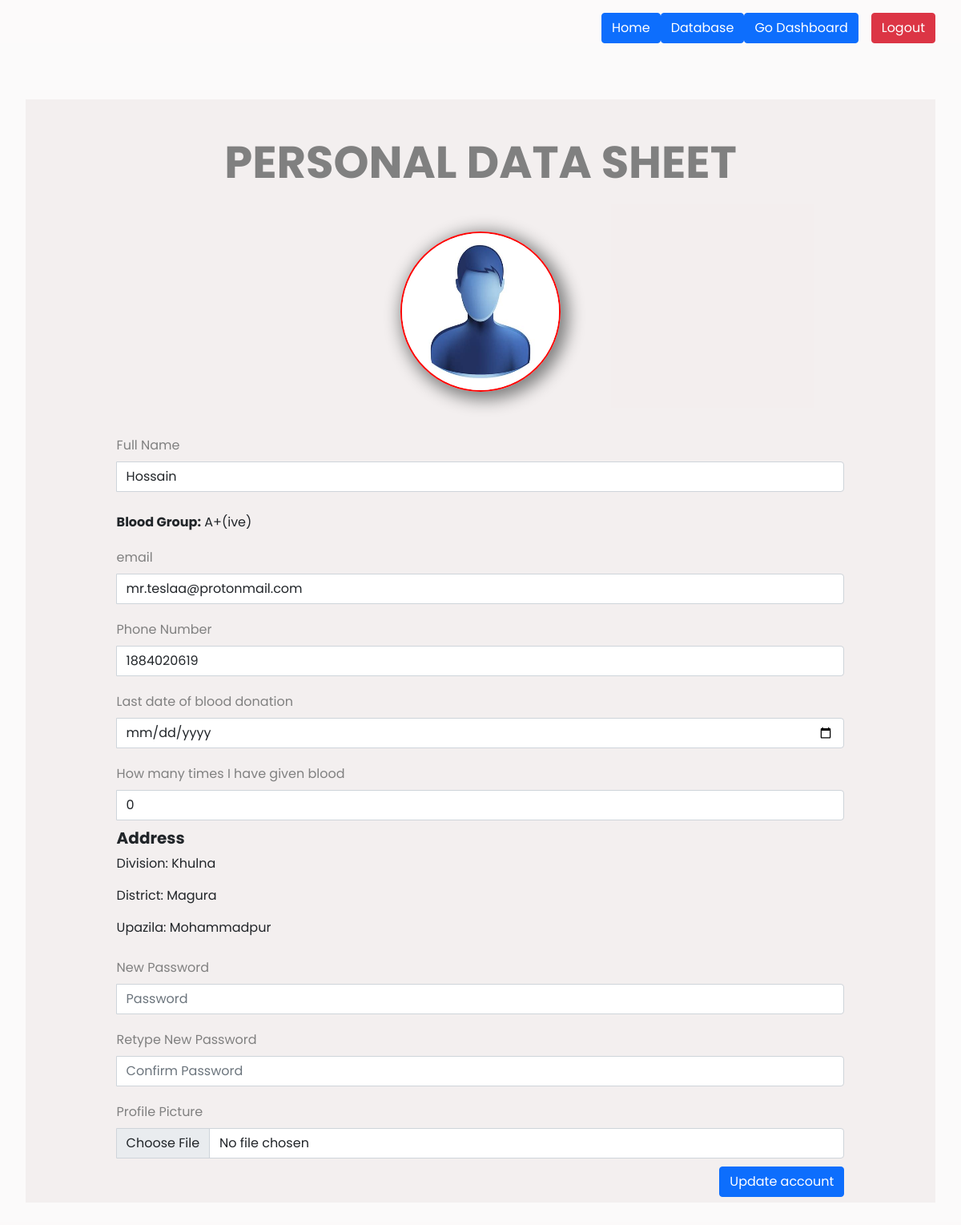
Page /dashboard/profile/edit (signed in) on the committed database.
### bloodbank/models.py (models this page shows, shortened)
class User(db.Model, UserMixin):
    id = db.Column(db.Integer, primary_key=True)
    name = db.Column(db.String(20), nullable=False)
    username = db.Column(db.String(20))
    mobile = db.Column(db.String(20), unique=True, nullable=False)
    email = db.Column(db.String(120), unique=True, nullable=False)
    lastdate = db.Column(db.DateTime, default=datetime.utcnow)
    numberofdonation = db.Column(db.String(1000))
    image_file = db.Column(db.String(20), nullable=False, default='default.png')
    password = db.Column(db.String(60), nullable=False)
    bloodgroup = db.Column(db.String(20), nullable=False)
    division = db.Column(db.String(20), nullable=False)
    district = db.Column(db.String(20), nullable=False)
    upazila = db.Column(db.String(20), nullable=False)

### bloodbank/routes.py (the view)
@app.route('/dashboard/profile/edit', methods=['GET', 'POST'])
@login_required
def editprofile():
    form=editprofileForm()
    if form.validate_on_submit():
        if form.picture.data:
            profile_picture = save_profile_picture(form.picture.data)
            current_user.image_file = profile_picture
        current_user.name = form.name.data
        current_user.email = form.email.data
        current_user.mobile = form.mobile.data
        current_user.lastdate = form.lastdate.data
        current_user.numberofdonation = form.numberofdonation.data
        db.session.commit()
        flash('Your account has been updated!', 'success')
        return redirect(url_for('dashboard'))
    elif request.method == 'GET':
        form.name.data = current_user.name
        form.email.data = current_user.email
        form.mobile.data = current_user.mobile
        form.lastdate.data = current_user.lastdate
        form.numberofdonation.data = current_user.numberofdonation
    image_file = url_for('static', filename='profile_pics/' + current_user.image_file)
    return render_template('editprofile.html', image_file=image_file, form=form)

### bloodbank/forms.py
class editprofileForm(FlaskForm):
    name = StringField( 'Full Name' )
    email = StringField(
        'Email',
        validators = [ Email() ]
    )
    mobile = IntegerField( 'Phone Number' )
    lastdate = DateField('Last date of blood donation', format='%Y-%m-%d')
    numberofdonation = IntegerField( 'How many times I have given blood' )
    password = PasswordField( 'New Password' )
    confirm_password = PasswordField(
        'Retype New Password',
        validators = [ EqualTo('password') ]
    )
    picture = FileField(
        'Profile Picture',
        validators = [ FileAllowed(['png','jpeg','jpg']) ]
    )
    submit = SubmitField('Update account')

### bloodbank/models.py (called while the page is built)
@login_manager.user_loader
def load_user(user_id):
    return User.query.get(int(user_id))

### bloodbank/templates/editprofile.html (shortened to what this page needs)
{% extends 'root.html' %}
{% block body %}
    <div class="container d-flex flex-row-reverse mt-3">
        <a class="btn btn-danger ms-3" href="{{ url_for('logout') }}"> Logout </a>
        <a class="btn btn-primary" href="{{ url_for('dashboard') }}"> Go Dashboard </a>
        <a class="btn btn-primary" href="{{ url_for('demoDB') }}"> Database </a>
        <a class="btn btn-primary" href="{{ url_for('index') }}"> Home </a>
    </div>
    <div class="personal_information">
        <div class="container">
            <div class="personal_details">
                <div class="p_heading">
                    <h1>PERSONAL DATA SHEET</h1>
                </div>
                <div class="personal_img">
                    <img src="{{ image_file }}" alt="personal image">
                </div>
                <div class="details">
                    <form method="POST" action="" enctype="multipart/form-data">
                        <div class="form-group input-group">
                            {{ form.name.label(class="form-label", style="margin-left: 0;") }}
                            {% if form.name.errors %}
                                {{ form.name(class="form-control text-capitalize is-invalid", placeholder="Full Name") }}
                                <div class="invalid-feedback">
                                    {% for error in form.name.errors %}
                                        <span>{{ error }}</span>
                                    {% endfor %}
                                </div>
                            {% else %}
                                {{ form.name(class="form-control text-capitalize", placeholder="Full Name") }}
                            {% endif %}
                        </div>
                        <div class="form-group input-group">
                            <p class="text-dark mt-3" style="margin-bottom: 0;"> <b>Blood Group:</b> {{ current_user.bloodgroup }} </p>
                        </div>
                        <div class="form-group input-group">
                            {{ form.email.label(class="form-label text-lowercase", style="margin-left: 0;") }}
                            {% if form.email.errors %}
                                {{ form.email(class="form-control text-lowercase is-invalid", placeholder="Email") }}
                                <div class="invalid-feedback">
                                    {% for error in form.email.errors %}
                                        <span>{{ error }}</span>
                                    {% endfor %}
                                </div>
                            {% else %}
                                {{ form.email(class="form-control text-lowercase", placeholder="Email") }}
                            {% endif %}
                        </div>
                        <div class="form-group input-group">
                            {{ form.mobile.label(class="form-label", style="margin-left: 0;") }}
                            {% if form.mobile.errors %}
                                {{ form.mobile(class="form-control is-invalid", placeholder="Phone Number") }}
                                <div class="invalid-feedback">
                                    {% for error in form.mobile.errors %}
                                        <span>{{ error }}</span>
                                    {% endfor %}
                                </div>
                            {% else %}
                                {{ form.mobile(class="form-control", placeholder="Phone Number") }}
                            {% endif %}
                        </div>
                        <div class="form-group input-group">
                            {{ form.lastdate.label(class="form-label", style="margin-left: 0;") }}
                            {% if form.lastdate.errors %}
                                {{ form.lastdate(class="form-control is-invalid") }}
                                <div class="invalid-feedback">
                                    {% for error in form.lastdate.errors %}
                                        <span>{{ error }}</span>
                                    {% endfor %}
                                </div>
                            {% else %}
                                {{ form.lastdate(class="form-control") }}
                            {% endif %}
                        </div>
                        <div class="form-group input-group">
                            {{ form.numberofdonation.label(class="form-label", style="margin-left: 0;") }}
                            {% if form.numberofdonation.errors %}
                                {{ form.numberofdonation(class="form-control is-invalid", placeholder="i.e: 3") }}
                                <div class="invalid-feedback">
                                    {% for error in form.numberofdonation.errors %}
                                        <span>{{ error }}</span>
                                    {% endfor %}
                                </div>
                            {% else %}
                                {{ form.numberofdonation(class="form-control", placeholder="i.e: 3") }}
                            {% endif %}
                        </div>
                        <div class="form-group text-dark">
                            <h5> Address </h5>
                            <p> Division: {{ current_user.division }}</p>
                            <p> District: {{ current_user.district }}</p>
                            <p> Upazila: {{ current_user.upazila }} </p>
                        </div>
                        <div class="form-group input-group">
                            {{ form.password.label(class="form-label", style="margin-left: 0;") }}
                            {% if form.password.errors %}
                                {{ form.password(class="form-control is-invalid", placeholder="Password") }}
                                <div class="invalid-feedback">
                                    {% for error in form.password.errors %}
                                        <span>{{ error }}</span>
                                    {% endfor %}
                                </div>
                            {% else %}
                                {{ form.password(class="form-control", placeholder="Password") }}
                            {% endif %}
                        </div>
                        <div class="form-group input-group">
                            {{ form.confirm_password.label(class="form-label", style="margin-left: 0;") }}
                            {% if form.confirm_password.errors %}
                                {{ form.confirm_password(class="form-control is-invalid", placeholder="Confirm Password") }}
                                <div class="invalid-feedback">
                                    {% for error in form.confirm_password.errors %}
                                        <span>{{ error }}</span>
                                    {% endfor %}
                                </div>
                            {% else %}
                                {{ form.confirm_password(class="form-control", placeholder="Confirm Password") }}
                            {% endif %}
                        </div>
                        <div class="form-group input-group">
                            {{ form.picture.label(class="form-label", style="margin-left: 0;") }}
                            {% if form.picture.errors %}
                                {{ form.picture(class="form-control is-invalid") }}
                                <div class="invalid-feedback">
                                    {% for error in form.picture.errors %}
                                        <span>{{ error }}</span>
                                    {% endfor %}
                                </div>
                            {% else %}
                                {{ form.picture(class="form-control") }}
                            {% endif %}
                        </div>
                        <div class="form-group" style="float: right;">
                            {{ form.submit(class="btn btn-primary btn-block") }}
                        </div>
                    </form>
                </div>
            </div>
        </div>
    </div>
{% endblock %}

### bloodbank/static/style.css (style rules this page uses)
* { margin: 0; padding: 0; outline: none; }
h1, h2, h3, h4, h5, h6 { font-weight: 700; }
a { text-decoration: none }
p { font-weight: 400; }
body { font-family: 'Poppins', sans-serif; box-sizing: border-box; background: #fcfafa; }
.container { max-width: 1160px; width: 100%; margin: 0 auto; }
a { color: #000; }
.form-control { width: 30%; padding: .375rem .75rem; font-size: 1rem; font-weight: 400; line-height: 1.5; color: #212529; background-color: #fff; background-clip: padding-box; border: 1px solid #ced4da; -webkit-appearance: none; -moz-appearance: none; appearance: none; border-radius: .25rem; transition: border-color .15s ease-in-out, box-shadow .15s ease-in-out; }
label { width: 100%; display: flex; justify-content: flex-start; align-items: flex-start; text-align: left; margin-right: 50px; margin-left: 10px; margin: 10px 50px 10px 10px; }
.input-group { margin-bottom: 10px; }
label { display: inline-block; margin-bottom: .5rem; color: gray; }
.p_heading h1 { font-size: 56px; color: gray; padding: 45px 0px; }
.personal_information { background: rgba(244, 240, 240, 0.11); padding: 70px 0px; }
.personal_details { background: rgba(175, 150, 150, 0.11); text-align: center; }
.personal_img { margin: 0 auto; width: 200px; height: 200px; }
.personal_img img { width: 100%; height: 100%; border-radius: 50%; border: 2px solid red; box-shadow: 5px 5px 20px 5px gray; }
.details { text-align: left; color: #fff; padding: 45px 0px; width: 80%; margin: 0 auto; }

### rows in the picture
User: name "Hossain", bloodgroup "A+(ive)", email "mr.teslaa@protonmail.com", mobile "1884020619", numberofdonation "0", division "Khulna", district "Magura", upazila "Mohammadpur"
